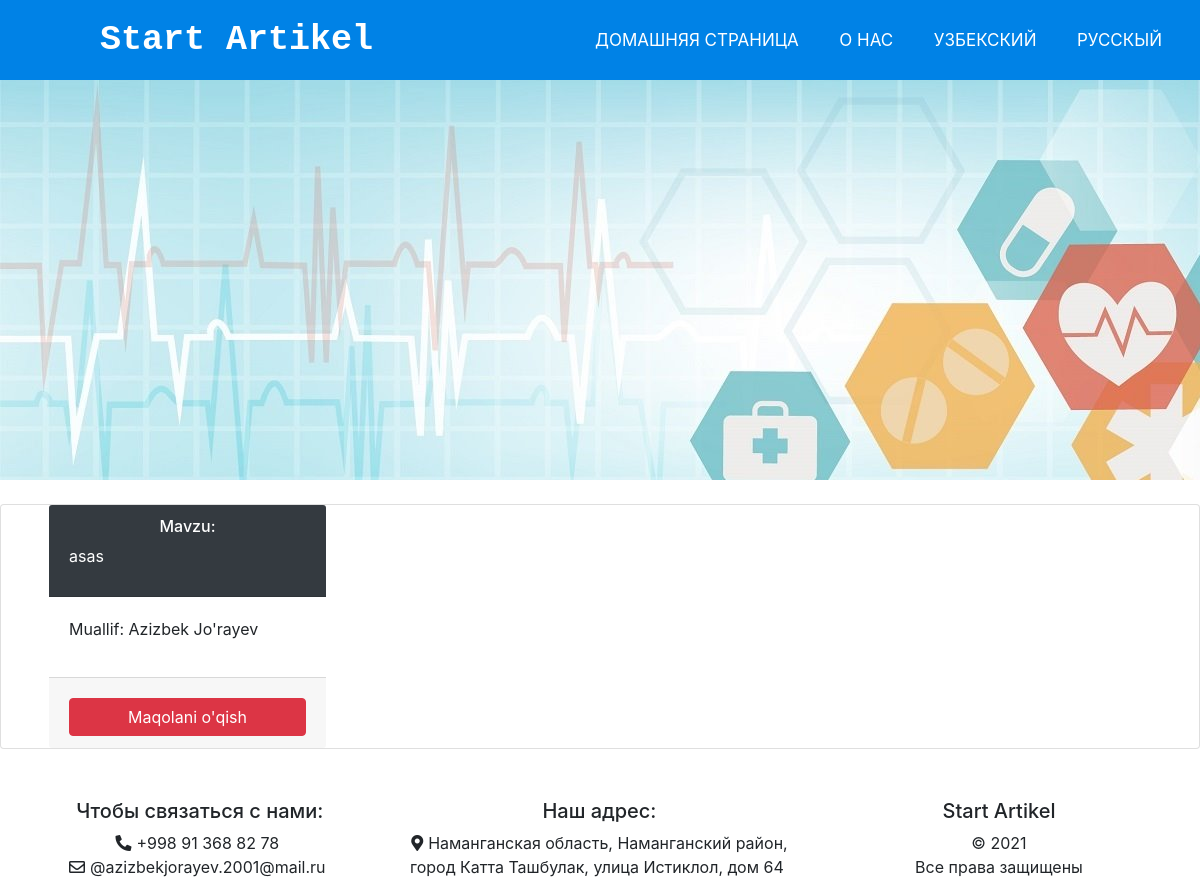
Page /ru/1 on the committed database.
### languae/models.py (models this page shows, shortened)
class Categorys(models.Model):
    name = models.CharField('Категория имя',max_length=150)
    slug = models.SlugField('*',max_length=150, unique=True)
    img = models.ImageField("Категория Фото", upload_to='cat_imgs',)
    class Meta:
        verbose_name = 'Категория'
        verbose_name_plural = 'Категории'

class Articles(models.Model):
    title = models.TextField("Название статьи")
    subtitle = RichTextField()
    slug = models.SlugField("*")
    category = models.ForeignKey(Categorys, related_name='categoryies' ,on_delete=models.CASCADE)
    author = models.CharField("Статья Афтори", max_length=50)
    date = models.DateField("Дата Отправки", auto_now=True,)
    class Meta:
        verbose_name = 'Статья'
        verbose_name_plural = 'Статьи'

### languae/views.py (the view)
# urls.py: path("<int:pk>", views.CategoryDetailView.as_view(), name="cat_detail"),
class CategoryDetailView(DetailView):
	model = Categorys
	template_name = 'russian/biologiya.html'

### templates/russian/biologiya.html (shortened to what this page needs)
<!DOCTYPE html>
<html>
<head>
	<link rel="stylesheet" type="text/css" href="/static/biologiya.css">
	<link rel="stylesheet" type="text/css" href="/static/index.js">
	<link rel="stylesheet" href="https://maxcdn.bootstrapcdn.com/bootstrap/4.0.0/css/bootstrap.min.css">
	<link rel="stylesheet" href="https://cdnjs.cloudflare.com/ajax/libs/font-awesome/5.15.3/css/all.min.css"/>
</head>
<body>
	<nav>
		<label class="logo">Start Artikel</label>
		<ul>
		  <li><a class="active" href="{% url 'languae:homes' %}">Домашняя страница</a></li>
		  <li><a href="{% url 'languae:abouts' %}">О нас</a></li>
		  <li><a href="/">Узбекский</a></li>
		  <li><a href="#">Русскый</a></li>
		</ul>
	  </nav>
	  <div style="background-image: url('{{object.img.url}}'); height:400px;">
	</div>
<br>
	<div id="header">
		<div class="card">
			<div class="row">
				{% for c in object.categoryies.all %}
				<div class="col-md-3 ml-5">
					<div class="card-block">
						<div class="card-header bg-dark text-white">
							<h6 class="text-center">Mavzu:</h6>
							<p>{{ c.title }}</p>
						</div>
						<div class="card-body">
							<p>Muallif: {{ c.author }}</p>
						</div>
						<div class="card-footer">
							<a href="{% url 'languae:art_detail' c.id %}" class="btn btn-danger mt-2 btn-block">Maqolani o'qish</a>
						</div>
					</div>
				</div><br>
				{% endfor %}
			</div>
		</div>
	</div>
	<div id="footer">
          <div class="str">
            <h5>Чтобы связаться с нами:</h5>
            <div>
              <i class="fas fa-phone-alt"></i><span>+998 91 368 82 78</span><br>
              <i class="far fa-envelope"></i><span>@azizbekjorayev.2001@mail.ru</span>
            </div>
          </div>
          <div class="str">
            <h5>Наш адрес:</h5>
            <i class="fas fa-map-marker-alt"></i><span>Наманганская область, Наманганский район, город Катта Ташбулак, улица Истиклол, дом 64</span>
          </div>
          <div class="str">
            <h5>Start Artikel</h5>
            <span>© 2021</span><br>
            <span>Все права защищены</span>
          </div>
        </div>
</body>
</html>

### staticfiles/biologiya.css (style rules this page uses)
* { padding: 0; margin: 0; text-decoration: none; list-style: none; box-sizing: border-box; }
nav { background: #0082e6; height: 80px; width: 100%; }
label.logo { color: white; font-size: 35px; line-height: 80px; padding: 0 100px; font-weight: bold; }
nav ul { float: right; margin-right: 20px; }
nav ul li { display: inline-block; line-height: 80px; margin: 0 5px; }
nav ul li a { color: white; font-size: 17px; padding: 7px 13px; border-radius: 3px; text-transform: uppercase; }
.logo { font-family: monospace; }
#footer { width: 100%; margin-top: 50px; background-color: blue; }
span { margin: 5px 5px; }
.str { width: 33.3%; float: left; text-align: center; }

### rows in the picture
Categorys: img (picture)
Articles: title "asas", author "Azizbek Jo'rayev"
